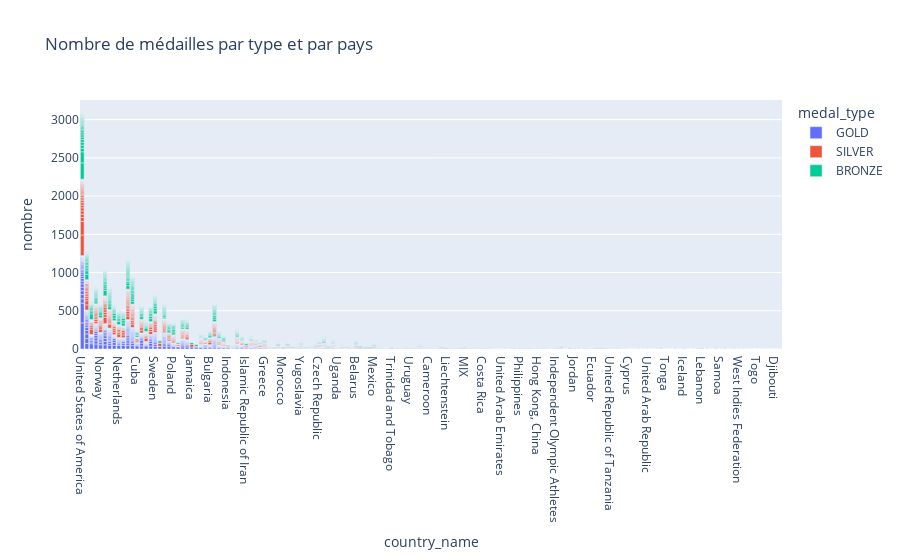

Here is the notebook cell this chart was saved with:
### Code cell
df_sorted = df_medals_per_country_and_discipline.sort_values(by='nombre', ascending=False)

fig = px.bar(df_sorted, x='country_name', y='nombre', color='medal_type', title='Nombre de médailles par type et par pays')
fig.show()

### Figure 1 — Plotly figure (JSON) as saved in the notebook; plotly's stock layout.template omitted (floating-point values rounded to 4 significant figures; data arrays with more than 128 entries replaced by an {"elided": "..."} marker saying what was removed)
{"data": [{"alignmentgroup": "True", "hovertemplate": "medal_type=GOLD<br>country_name=%{x}<br>nombre=%{y}<extra></extra>", "legendgroup": "GOLD", "marker": {"color": "#636efa", "pattern": {"shape": ""}}, "name": "GOLD", "offsetgroup": "GOLD", "orientation": "v", "showlegend": true, "textposition": "auto", "type": "bar", "x": {"elided": "1066 str values"}, "xaxis": "x", "y": {"elided": "1066 int values"}, "yaxis": "y"}, {"alignmentgroup": "True", "hovertemplate": "medal_type=SILVER<br>country_name=%{x}<br>nombre=%{y}<extra></extra>", "legendgroup": "SILVER", "marker": {"color": "#EF553B", "pattern": {"shape": ""}}, "name": "SILVER", "offsetgroup": "SILVER", "orientation": "v", "showlegend": true, "textposition": "auto", "type": "bar", "x": {"elided": "1259 str values"}, "xaxis": "x", "y": {"elided": "1259 int values"}, "yaxis": "y"}, {"alignmentgroup": "True", "hovertemplate": "medal_type=BRONZE<br>country_name=%{x}<br>nombre=%{y}<extra></extra>", "legendgroup": "BRONZE", "marker": {"color": "#00cc96", "pattern": {"shape": ""}}, "name": "BRONZE", "offsetgroup": "BRONZE", "orientation": "v", "showlegend": true, "textposition": "auto", "type": "bar", "x": {"elided": "1325 str values"}, "xaxis": "x", "y": {"elided": "1325 int values"}, "yaxis": "y"}], "layout": {"barmode": "relative", "legend": {"title": {"text": "medal_type"}, "tracegroupgap": 0}, "title": {"text": "Nombre de médailles par type et par pays"}, "xaxis": {"anchor": "y", "domain": [0, 1], "title": {"text": "country_name"}}, "yaxis": {"anchor": "x", "domain": [0, 1], "title": {"text": "nombre"}}}}
